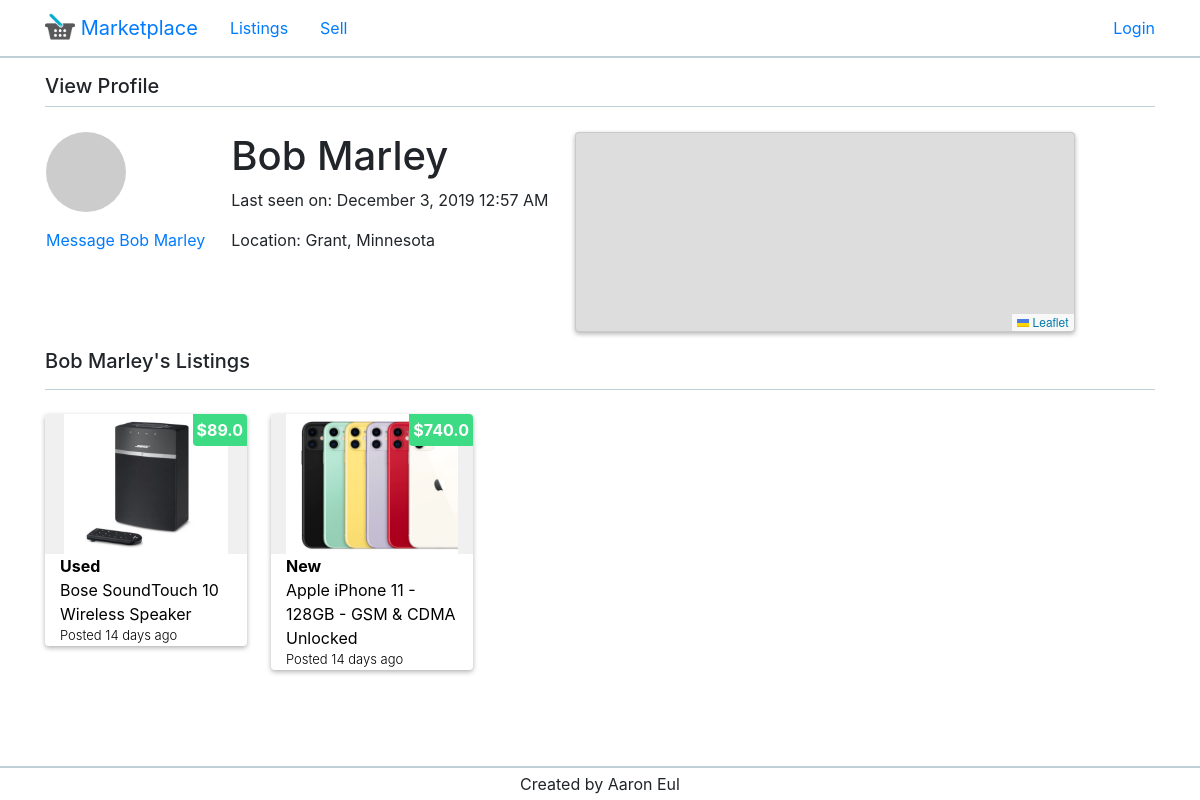
/user/2, run on the app's committed database.
### app/models.py (models this page shows, shortened)
class User(UserMixin, db.Model):
    id = db.Column(db.Integer, primary_key=True)
    name = db.Column(db.String(30))
    email = db.Column(db.String(120), index=True, unique=True)
    password_hash = db.Column(db.String(128))
    state = db.Column(db.String(20))
    city = db.Column(db.String(50))
    listings = db.relationship('Listing', backref='author', lazy='dynamic')
    last_seen = db.Column(db.DateTime, default=datetime.utcnow)
    def avatar(self, size):
        digest = md5(self.email.lower().encode('utf-8')).hexdigest()
        return 'https://www.gravatar.com/avatar/{}?d=identicon&s={}'.format(digest, size)

class Listing(db.Model):
    id = db.Column(db.Integer, primary_key=True)
    title = db.Column(db.String(100))
    price = db.Column(db.String(20))  # number db.Float
    condition = db.Column(db.String(10))
    body = db.Column(db.String(300))
    timestamp = db.Column(db.DateTime, index=True, default=datetime.utcnow)
    user_id = db.Column(db.Integer, db.ForeignKey('user.id'))

class Image(db.Model):
    id = db.Column(db.Integer, primary_key=True)
    name = db.Column(db.String(100))
    extension = db.Column(db.String(100))
    instance = db.Column(db.Integer)
    src = db.Column(db.String(100))
    listing_id = db.Column(db.Integer, db.ForeignKey('listing.id'))

### app/routes.py (the view)
@app.route('/user/<id>')
def user(id):
    _user = User.query.filter_by(id=id).first_or_404()
    listings = Listing.query.filter_by(user_id=_user.id).order_by(Listing.timestamp.desc()).all()
    images = {}
    for _listing in listings:
        images[_listing.id] = Image.query.filter_by(listing_id=_listing.id).first()
    return render_template('user.html', user=_user, listings=listings, images=images, title='View Profile', user_info=False)

### app/routes.py (called while the page is built)
@app.before_request
def before_request():
    if current_user.is_authenticated:
        current_user.last_seen = datetime.utcnow()
        db.session.commit()

### app/templates/user.html (shortened to what this page needs)
{% extends "base.html" %}
{% block app_content %}
    <link rel="stylesheet" href="https://unpkg.com/leaflet@1.6.0/dist/leaflet.css"
/>
    <table id="user-table">
        <tr valign="top">
            <td class="mr-4">
                <img class="profile-image" src="{{ user.avatar(128) }}">
                {% if user == current_user %}
                    <p class="mt-3 mb-0"><a href="{{ url_for('edit_profile') }}">Edit your profile</a></p>
                {% else %}
                    <p class="mt-3 mb-0"><a href="{{ url_for('message', id=user.id) }}">Message {{ user.name }}</a></p>
                {% endif %}
            </td>
            <td class="mr-4">
                <h1>{{ user.name }}</h1>
                {% if user.last_seen %}
                    <p>Last seen on: {{ moment(user.last_seen).format('LLL') }}</p>
                {% endif %}
                <p>Location: {{ user.city }}, {{ user.state }}</p>
            </td>
            <td>
                <div id="map"></div>
            </td>
        </tr>
    </table>
    {% if listings %}
    <div class="title-container mt-3 mb-4">
        <h5 class="mt-3 mb-3">{{ user.name }}'s Listings</h5>
    </div>
    {% endif %}
    {% include "_listings.html" %}
{% endblock %}

### app/templates/base.html (shortened to what this page needs)
{% extends "bootstrap_base.html" %}
{% block navbar %}
    <nav class="navbar">
        <div class="container">
            <ul class="nav navbar-left">
                <li class="nav-item">
                    <a class="navbar-brand" href="{{ url_for('index') }}">
                        <img src="../static/assets/logo2.png" width="30" height="30" class="d-inline-block align-top" alt="">
                        Marketplace
                    </a>
                </li>
                <li class="nav-item">
                    <a class="nav-link" href="{{ url_for('index') }}">Listings</a>
                </li>
                <li class="nav-item">
                    <a class="nav-link" href="{{ url_for('new_listing') }}">Sell</a>
                </li>
            </ul>
            <ul class="nav navbar-right">
                {% if current_user.is_anonymous %}
                <li class="nav-item"><a href="{{ url_for('login') }}">Login</a></li>
                {% else %}
                <li class="nav-item"><a class="nav-link"  href="{{ url_for('user', id=current_user.id) }}">Profile</a></li>
                <li class="nav-item"><a class="nav-link"  href="{{ url_for('logout') }}">Logout</a></li>
                {% endif %}
            </ul>
        </div>
    </nav>
    <div class="container mt-3 mb-4">
        <div class="title-container">
            <h5>{{ title }}</h5>
        </div>
    </div>
{% endblock %}
{% block styles %}
    <link rel="stylesheet" href="../static/style/style.css">
{% endblock %}
{% block content %}
    <div class="container pb-5">
        {% block app_content %}{% endblock %}
    </div>
{% endblock %}
{% block footer %}
    <footer>
        <div class="container footer">
            <p class="mt-1 mb-1">Created by Aaron Eul</p>
        </div>
    </footer>
{% endblock %}

### app/templates/bootstrap_base.html (shortened to what this page needs)
<!doctype html>
<html lang="en">
  <head>
    <link rel="stylesheet" href="https://maxcdn.bootstrapcdn.com/bootstrap/4.0.0/css/bootstrap.min.css">
    {% block styles %}
    {% endblock %}
  </head>
  <body>
    {% block navbar %}
    {% endblock %}
    {% block content %}
    {% endblock %}
    {% block footer %}
    {% endblock %}
  </body>
</html>

### app/templates/_listings.html
<div id="listings" class="d-flex flex-row flex-wrap mt-3" onload="init()">
    {% for listing in listings %}
        {% include "_listing.html" %}
    {% endfor %}
</div>

### app/templates/_listing.html (shortened to what this page needs)
<div class="listing mb-4 ml-4">
    <a class="listing-a" href="{{ url_for('listing', id=listing.id) }}">
        <div class="price p-1">${{ listing.price }}</div>
        <div class="container-fluid image-container">
            <div>
                <img height="140" width="auto" src="../static/listing_images/{{ images[listing.id].src }}"/>
            </div>
        </div>
    </a>
    <div class="container-fluid">
        <a class="listing-a" href="{{ url_for('listing', id=listing.id) }}">
            <p class="condition m-0">{{ listing.condition }}</p>
            <p class="m-0">{{ listing.title }}</p>
            <p class="m-0 time-created">Posted {{ moment(listing.timestamp).fromNow() }}</p>
        </a>
    </div>
</div>

### app/static/style/style.css (style rules this page uses)
.profile-image { border-radius: 50%; }
#listings { margin-left: -1.5rem; align-items: flex-start; }
#user-table td { display: inline-block; }
#map { width: 500px; height: 200px; overflow: hidden; box-shadow: 0 2px 5px rgba(0,0,0,0.3); border-radius: 4px; border: solid 1px #80808038; }
.listing { width: 202px; background: #fff; box-shadow: 0 2px 5px rgba(0,0,0,0.3); border-radius: 4px; position: relative; }
.listing a { color: black; text-decoration: none; }
.condition { font-weight: 700; }
.time-created { font-size: small; font-weight: 300; }
.image-container { background: #f0f0f0; height: 140px; text-align: center; }
.image-container > div { width: 100%; height: 100%; overflow: hidden; }
.price { position: absolute; right: 0; background: #3ddc84; border-bottom-left-radius: 4px; border-top-right-radius: 4px; color: white; font-weight: bold; text-align: center; }
.footer > p { text-align: center; }
.title-container { border-bottom: #bfd0d8 solid 1px; }
nav { border-bottom: #bfd0d8 solid 2px; }
footer { border-top: #bfd0d8 solid 2px; position: fixed; bottom: 0; width: 100%; background: white; }

### data on the page
User: name "Bob Marley", last_seen "December 3, 2019 12:57 AM", city "Grant", state "Minnesota"
Listing: price "89.0", src (picture), condition "Used", title "Bose SoundTouch 10 Wireless Speaker", timestamp "14 days ago"
Listing: price "740.0", src (picture), condition "New", title "Apple iPhone 11 - 128GB - GSM & CDMA Unlocked", timestamp "14 days ago"

### other printed values
{{ title }} "View Profile"
